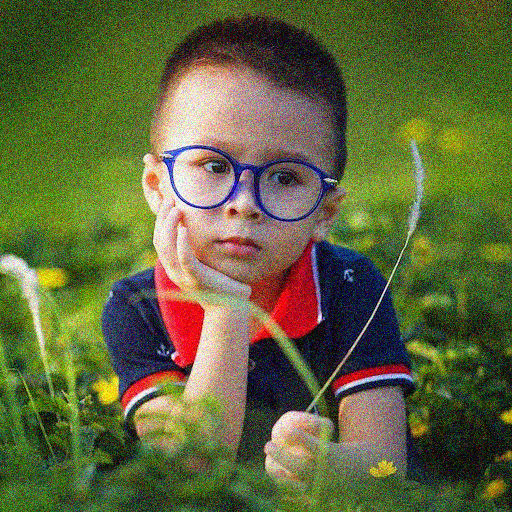
#> input picture labs/week2/data/images/gaussian-noise.png, 512 x 512 px
$ python gaussian.py --filename ../data/images/gaussian-noise.png
#> lines starting #> are read from the running program, lines starting #| are printed output that depends on the picture
# Copyright 2017 BIG VISION LLC ALL RIGHTS RESERVED
#
# This code is made available to the students of
# the online course titled "Computer Vision for Faces"
# by Satya Mallick for personal non-commercial use.
#
# Sharing this code is strictly prohibited without written
# permission from Big Vision LLC.
#
# For licensing and other inquiries, please email
# spmallick@bigvisionllc.com
#

import cv2,argparse
import numpy as np

ap = argparse.ArgumentParser()
ap.add_argument("-f", "--filename")
args = vars(ap.parse_args())

filename = "../data/images/gaussian-noise.png"
if args['filename']:
	filename = args['filename']

img = cv2.imread(filename)
#> img is the input picture: shape (512, 512, 3); mean B, G, R 59.1, 102, 95.6

# Apply gaussian blur
dst1=cv2.GaussianBlur(img,(5,5),0,0)
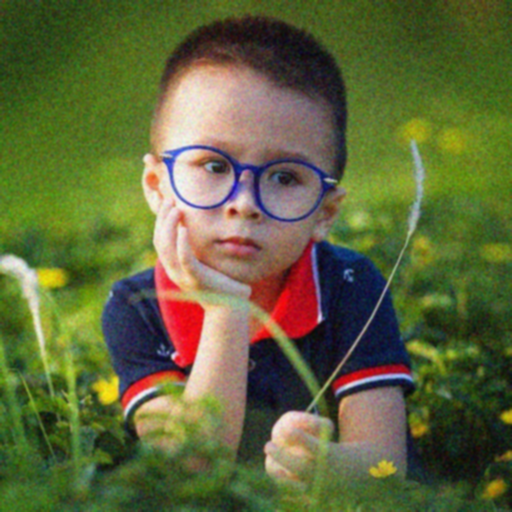
#> dst1: shape (512, 512, 3); mean B, G, R 59.1, 102, 95.6
dst2=cv2.GaussianBlur(img,(25,25),50,50)
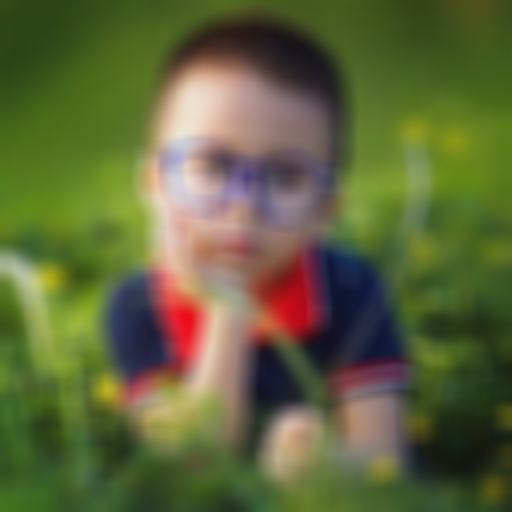
#> dst2: shape (512, 512, 3); mean B, G, R 59.1, 102, 95.6

lineType=4
fontScale=1

# Display images

combined = np.hstack((img, dst1,dst2))
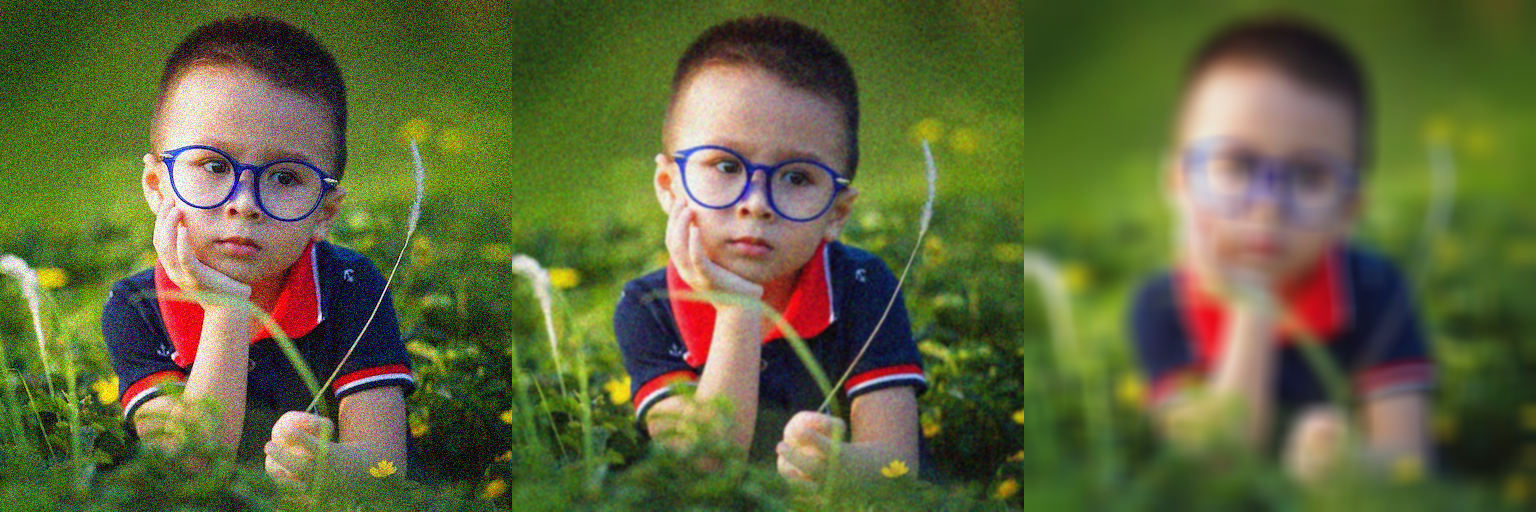
#> combined: shape (512, 1536, 3); mean B, G, R 59.1, 102, 95.6
cv2.namedWindow("Original Image   --   Gaussian Blur Results", cv2.WINDOW_AUTOSIZE)
cv2.imshow("Original Image   --   Gaussian Blur Results",combined)

cv2.waitKey(0)
cv2.destroyAllWindows()
cv2.imwrite("results/gaussianBlur0.jpg", dst1)
cv2.imwrite("results/gaussianBlur50.jpg", dst2)

$ run again, with labs/week2/data/images/capsicum.jpg saved as labs/week2/data/images/gaussian-noise.png
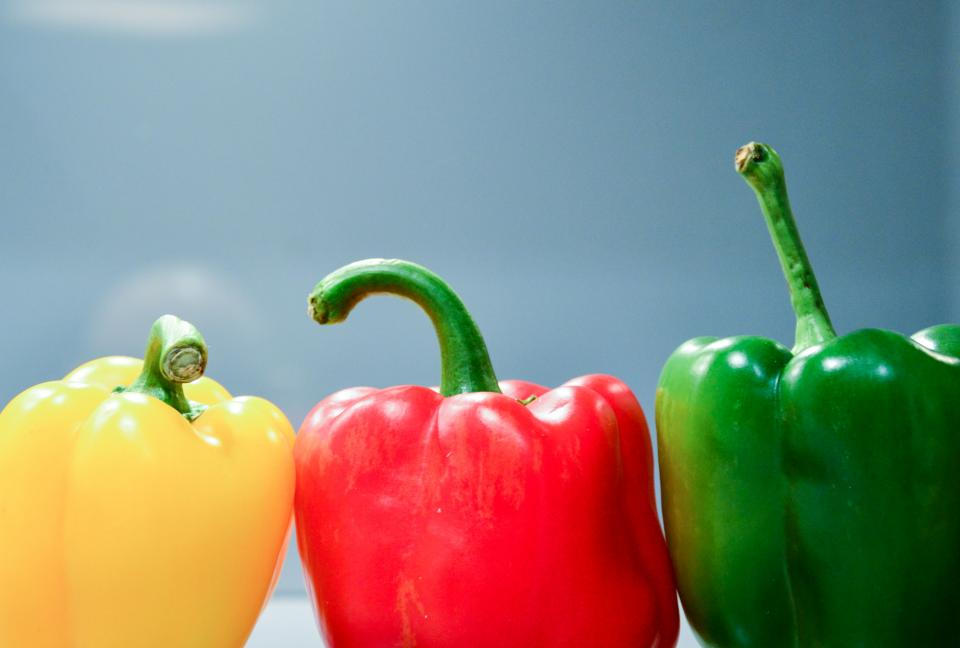
#> input picture labs/week2/data/images/capsicum.jpg, 960 x 648 px
#> img is the input picture: shape (648, 960, 3); mean B, G, R 121.7, 135.9, 138.8
#> `dst2=cv2.GaussianBlur(img,(25,25),50,50)`:
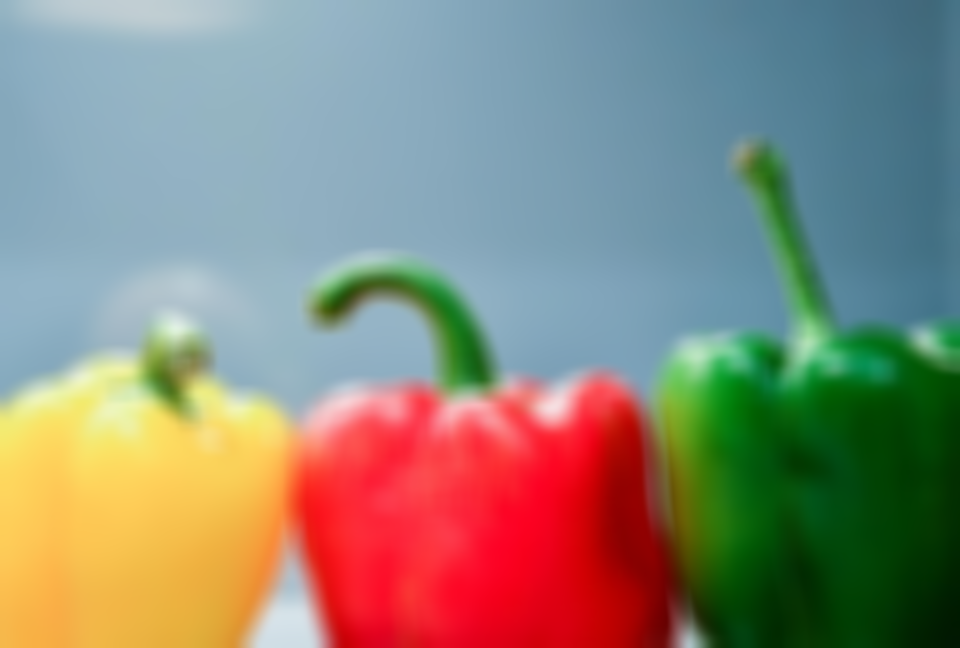
#> dst2: shape (648, 960, 3); mean B, G, R 121.7, 135.9, 138.8
#> `combined = np.hstack((img, dst1,dst2))`:
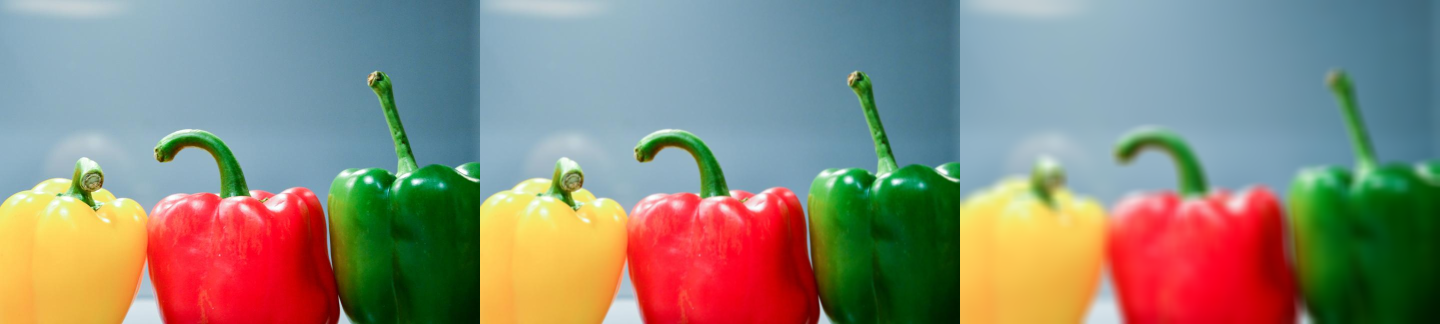
#> combined: shape (648, 2880, 3) (shown at 1/2 size); mean B, G, R 121.7, 135.9, 138.8
